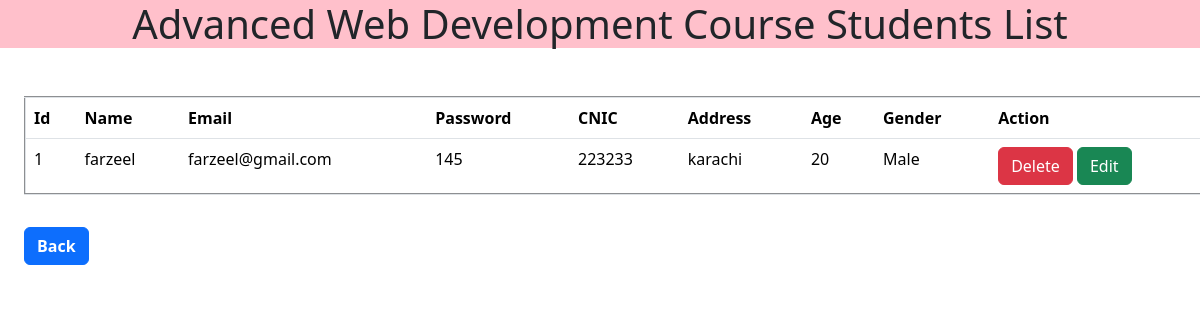
Screenshot of /web.php with the database file from the repository.
### tables this page shows
CREATE TABLE `students` (
  `id` int(11) NOT NULL,
  `name` varchar(255) DEFAULT NULL,
  `email` varchar(255) DEFAULT NULL,
  `password` varchar(255) DEFAULT NULL,
  `CNIC` varchar(255) DEFAULT NULL,
  `address` varchar(255) DEFAULT NULL,
  `age` int(11) DEFAULT NULL,
  `gender` varchar(255) DEFAULT NULL,
  `role` varchar(255) DEFAULT NULL,
  `status` varchar(255) DEFAULT 'unverified',
  `date` timestamp NOT NULL DEFAULT current_timestamp() ON UPDATE current_timestamp(),
  `course_id` int(11) NOT NULL
);

### web.php (the view, shortened to what this page needs)
<?php
$con = mysqli_connect("localhost", "root", "", "join_checking");
$course_name = 'web_development';
?>
<!doctype html>
<html lang="en">
<head>
    <link href="https://cdn.jsdelivr.net/npm/bootstrap@5.0.2/dist/css/bootstrap.min.css" rel="stylesheet">
    <link rel="stylesheet" href="css/bootstrap.min.css">
</head>
<body>
<center><h1 style="background-color: pink;">Advanced Web Development Course Students List</h1></center>
<table class="table mt-5 m-4" border="2px">
    <tr>
        <th>Id</th>
        <th>Name</th>
        <th>Email</th>
        <th>Password</th>
        <th>CNIC</th>
        <th>Address</th>
        <th>Age</th>
        <th>Gender</th>
        <th>Action</th>
    </tr>
<?php
$query = mysqli_query($con, "SELECT students.*, course.Course_name
                             FROM students
                             JOIN course ON students.course_id = course.id
                             WHERE course.Course_name = '$course_name'");
if (mysqli_num_rows($query) > 0) {
    $sno = 1;
    foreach ($query as $data) {
        ?>
        <tr>
            <td><?php echo $sno ?></td>
            <td><?php echo $data['name']?></td>
            <td><?php echo $data['email']?></td>
            <td><?php echo $data['password']?></td>
            <td><?php echo $data['CNIC']?></td>
            <td><?php echo $data['address']?></td>
            <td><?php echo $data['age']?></td>
            <td><?php echo $data['gender']?></td>
            <td>
                <button class="btn btn-danger"
                data-bs-toggle="modal" data-bs-target="#deleteUser_<?php echo $data['id'] ?>">
                Delete</button>
                <button class="btn btn-success" data-bs-toggle="modal"
                data-bs-target="#editUser_<?php echo $data['id'] ?>">Edit</button>
            </td>
        </tr>
        <?php
        $sno++;
    }
} else {
    ?>
    <tr>
        <td colspan="10">Data Not Available Yet!</td>
    </tr>
    <?php
}
?>
</table>
<form>
    <button class="btn btn-primary m-4 mt-2" type="button">
        <a href="tpublic.php?student-list" style="text-decoration: none; color: white; font-weight: bold;">Back</a>
    </button>
</form>
</body>
</html>

### rows the page displays
students: name "farzeel", email "farzeel@gmail.com", password "145", CNIC "223233", address "karachi", age "20", gender "Male"
